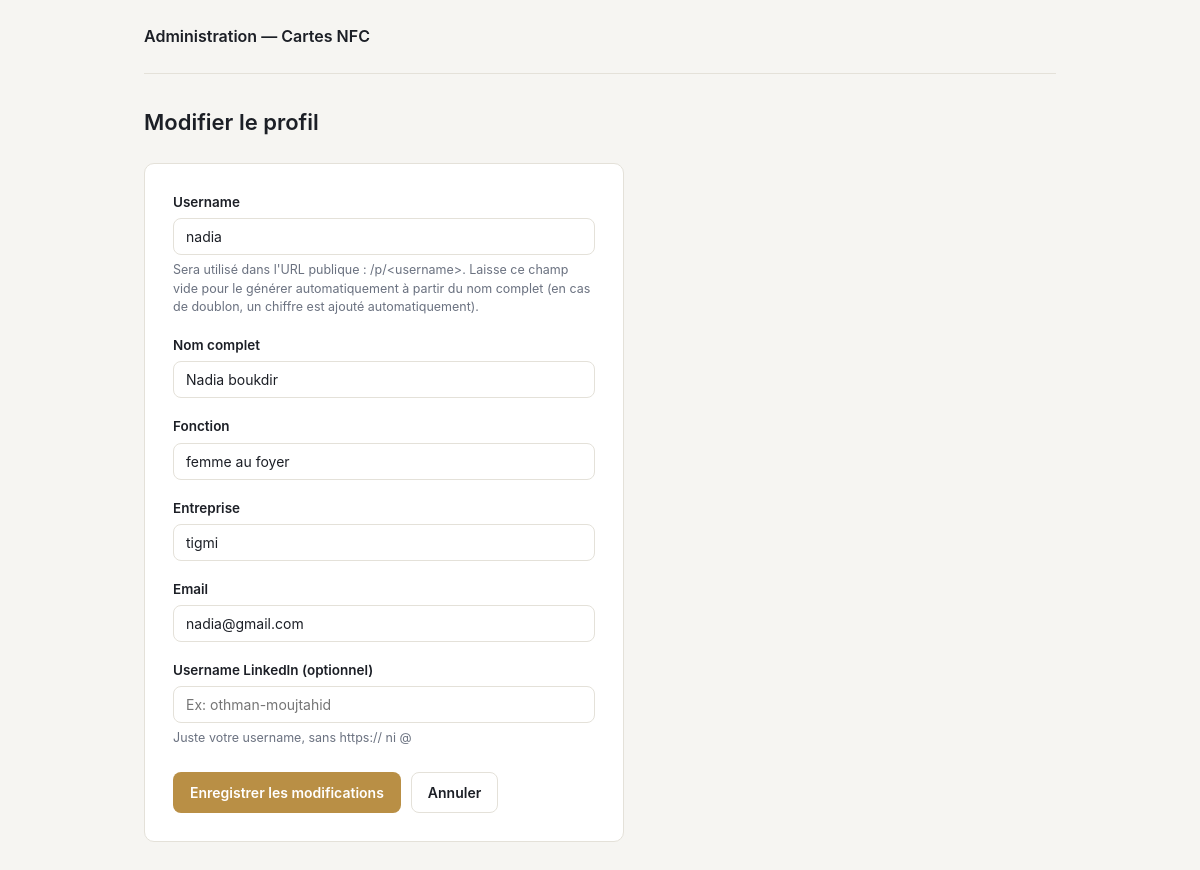
The page /admin/4/edit on the database its author committed.
### models.py (models this page shows, shortened)
class Profile(db.Model):
    __tablename__ = "profiles"
    id        = db.Column(db.Integer, primary_key=True)
    username  = db.Column(db.String(50), unique=True, nullable=False)
    full_name = db.Column(db.String(100), nullable=False)
    job_title = db.Column(db.String(100), nullable=False)
    company   = db.Column(db.String(100), nullable=False)
    email     = db.Column(db.String(120), nullable=False)
    linkedin  = db.Column(db.String(100), nullable=True)

### app.py (the view, shortened to what this page needs)
@app.route("/admin/<int:profile_id>/edit", methods=["GET", "POST"])
def admin_edit(profile_id):
    profile = Profile.query.get_or_404(profile_id)
    if request.method == "GET":
        form_data = {
            "username": profile.username,
            "full_name": profile.full_name,
            "job_title": profile.job_title,
            "company": profile.company,
            "email": profile.email,
            "linkedin": profile.linkedin or "",
        }
        return render_template("admin/form.html", profile=profile, form_data=form_data)

### templates/admin/form.html (shortened to what this page needs)
{% extends "admin/base.html" %}
{% block content %}
  <h1 class="admin-title">{{ "Modifier le profil" if profile else "Créer un profil" }}</h1>
  <form
    class="admin-form"
    method="POST"
    action="{{ url_for('admin_edit', profile_id=profile.id) if profile else url_for('admin_create') }}"
  >
    <div class="form-row">
      <label for="username">Username</label>
      <input
        type="text"
        id="username"
        name="username"
        value="{{ form_data.username }}"
        placeholder="ex: othman (laisse vide pour générer automatiquement)"
      >
      <p class="form-hint">Sera utilisé dans l'URL publique : /p/&lt;username&gt;. Laisse ce champ vide pour le générer automatiquement à partir du nom complet (en cas de doublon, un chiffre est ajouté automatiquement).</p>
    </div>
    <div class="form-row">
      <label for="full_name">Nom complet</label>
      <input
        type="text"
        id="full_name"
        name="full_name"
        value="{{ form_data.full_name }}"
        placeholder="ex: Othman Moujtahid"
        required
      >
    </div>
    <div class="form-row">
      <label for="job_title">Fonction</label>
      <input
        type="text"
        id="job_title"
        name="job_title"
        value="{{ form_data.job_title }}"
        placeholder="ex: Consultant"
        required
      >
    </div>
    <div class="form-row">
      <label for="company">Entreprise</label>
      <input
        type="text"
        id="company"
        name="company"
        value="{{ form_data.company }}"
        placeholder="ex: ABC Consulting"
        required
      >
    </div>
    <div class="form-row">
      <label for="email">Email</label>
      <input
        type="email"
        id="email"
        name="email"
        value="{{ form_data.email }}"
        placeholder="ex: othman@abc.ma"
        required
      >
    </div>
    <div class="form-row">
      <label for="linkedin">Username LinkedIn (optionnel)</label>
      <input
        type="text"
        id="linkedin"
        name="linkedin"
        value="{{ form_data.linkedin }}"
        placeholder="Ex: othman-moujtahid"
      >
      <p class="form-hint">Juste votre username, sans https:// ni @</p>
    </div>
    <div class="form-actions">
      <button type="submit" class="btn btn-primary">
        {{ "Enregistrer les modifications" if profile else "Créer le profil" }}
      </button>
      <a href="{{ url_for('admin_list') }}" class="btn btn-ghost">Annuler</a>
    </div>
  </form>
{% endblock %}

### static/admin.css (style rules this page uses)
:root { --admin-bg: #f6f5f2; --admin-surface: #ffffff; --admin-border: #e4e1d9; --admin-ink: #1c1f26; --admin-ink-soft: #6b7280; --admin-accent: #b98f45; --admin-accent-hover: #a67c38; --admin-danger: #b3413a; --admin-danger-hover: #97332d; --admin-radius: 10px; }
* { box-sizing: border-box; }
body { margin: 0; background: var(--admin-bg); color: var(--admin-ink); font-family: "Inter", -apple-system, BlinkMacSystemFont, "Segoe UI", sans-serif; font-size: 15px; line-height: 1.5; }
.admin-title { font-size: 22px; font-weight: 600; margin: 0 0 24px; }
.btn { display: inline-block; padding: 9px 16px; border-radius: 8px; font-size: 14px; font-weight: 600; text-decoration: none; border: 1px solid transparent; cursor: pointer; font-family: inherit; }
.btn-primary { background: var(--admin-accent); color: #ffffff; }
.btn-ghost { background: transparent; color: var(--admin-ink); border-color: var(--admin-border); }
.admin-form { background: var(--admin-surface); border: 1px solid var(--admin-border); border-radius: var(--admin-radius); padding: 28px; max-width: 480px; }
.form-row { margin-bottom: 18px; }
.form-row label { display: block; font-weight: 600; font-size: 13.5px; margin-bottom: 6px; }
.form-row input { width: 100%; padding: 9px 12px; border: 1px solid var(--admin-border); border-radius: 8px; font-size: 14px; font-family: inherit; color: var(--admin-ink); }
.form-hint { margin: 6px 0 0; font-size: 12.5px; color: var(--admin-ink-soft); }
.form-actions { display: flex; gap: 10px; margin-top: 24px; }

### rows shown on the page
Profile: username "nadia", full_name "Nadia boukdir", job_title "femme au foyer", company "tigmi", email "nadia@gmail.com"

### other values the page prints
{{ "Modifier le profil" if profile else "Créer un profil" }} "Modifier le profil"
{{ "Enregistrer les modifications" if profile else "Créer le profil" }} "Enregistrer les modifications"
